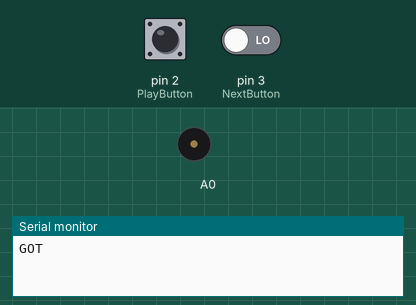
This sketch was run on a simulated Arduino Uno, built with avr-gcc and run on an emulated ATmega328P. On the bench: buzzer (waves = sounding), the last lines printed to the serial monitor. The test bench sets the inputs (shaded band); at power-on: pin 2 (PlayButton) LOW, pin 3 (NextButton) LOW.

Above: at 1.2 s.
1.3 s: pin 2 (PlayButton) pulled HIGH for 3.2 s
At 1.9 s:
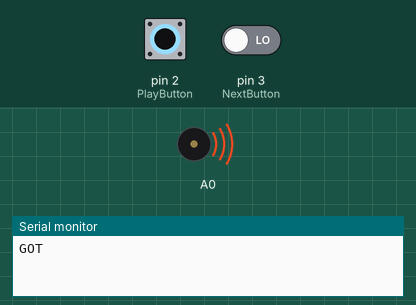
10.1 s: pin 2 (PlayButton) pulled HIGH for 0.15 s
At 10.4 s:
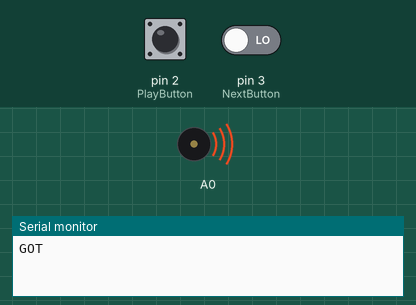
13.2 s: pin 2 (PlayButton) pulled HIGH for 1 s
15.7 s: pin 2 (PlayButton) driven HIGH and pin 3 (NextButton) driven HIGH
At 17.7 s:
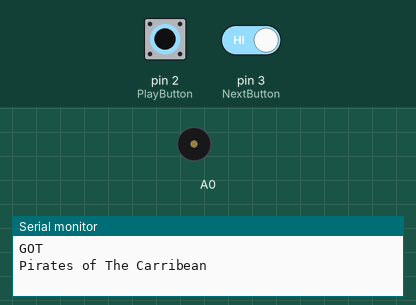
Timing chart, 0 to 19.7 s (numbered marks = the images above; inputs shaded):
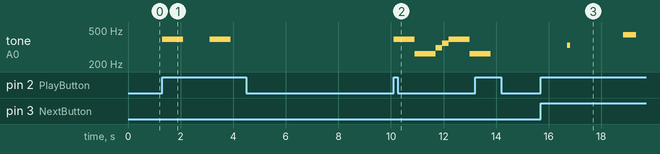

Measured:
- after the input at 1.3 s, tone on A0: alternates 392 Hz for 0.80 s and silent for 1.0 s, 4 changes in all, then stays silent, starting at once
- after the input at 10.1 s, tone on A0: plays 392 Hz for 0.80 s, 262 Hz for 0.80 s, 311 Hz for 0.25 s, 349 Hz for 0.25 s, 392 Hz for 0.80 s, 262 Hz for 0.20 s, starting at once
- after the input at 15.7 s, tone on A0: silent → 330 Hz after 1.0 s, → silent 0.13 s later, → 440 Hz 2.0 s later, → silent 0.50 s later

The sketch:

audio_player.ino
```cpp
#define NOTE_B0  31
#define NOTE_C1  33
#define NOTE_CS1 35
#define NOTE_D1  37
#define NOTE_DS1 39
#define NOTE_E1  41
#define NOTE_F1  44
#define NOTE_FS1 46
#define NOTE_G1  49
#define NOTE_GS1 52
#define NOTE_A1  55
#define NOTE_AS1 58
#define NOTE_B1  62
#define NOTE_C2  65
#define NOTE_CS2 69
#define NOTE_D2  73
#define NOTE_DS2 78
#define NOTE_E2  82
#define NOTE_F2  87
#define NOTE_FS2 93
#define NOTE_G2  98
#define NOTE_GS2 104
#define NOTE_A2  110
#define NOTE_AS2 117
#define NOTE_B2  123
#define NOTE_C3  131
#define NOTE_CS3 139
#define NOTE_D3  147
#define NOTE_DS3 156
#define NOTE_E3  165
#define NOTE_F3  175
#define NOTE_FS3 185
#define NOTE_G3  196
#define NOTE_GS3 208
#define NOTE_A3  220
#define NOTE_AS3 233
#define NOTE_B3  247
#define NOTE_C4  262
#define NOTE_CS4 277
#define NOTE_D4  294
#define NOTE_DS4 311
#define NOTE_E4  330
#define NOTE_F4  349
#define NOTE_FS4 370
#define NOTE_G4  392
#define NOTE_GS4 415
#define NOTE_A4  440
#define NOTE_AS4 466
#define NOTE_B4  494
#define NOTE_C5  523
#define NOTE_CS5 554
#define NOTE_D5  587
#define NOTE_DS5 622
#define NOTE_E5  659
#define NOTE_F5  698
#define NOTE_FS5 740
#define NOTE_G5  784
#define NOTE_GS5 831
#define NOTE_A5  880
#define NOTE_AS5 932
#define NOTE_B5  988
#define NOTE_C6  1047
#define NOTE_CS6 1109
#define NOTE_D6  1175
#define NOTE_DS6 1245
#define NOTE_E6  1319
#define NOTE_F6  1397
#define NOTE_FS6 1480
#define NOTE_G6  1568
#define NOTE_GS6 1661
#define NOTE_A6  1760
#define NOTE_AS6 1865
#define NOTE_B6  1976
#define NOTE_C7  2093
#define NOTE_CS7 2217
#define NOTE_D7  2349
#define NOTE_DS7 2489
#define NOTE_E7  2637
#define NOTE_F7  2794
#define NOTE_FS7 2960
#define NOTE_G7  3136
#define NOTE_GS7 3322
#define NOTE_A7  3520
#define NOTE_AS7 3729
#define NOTE_B7  3951
#define NOTE_C8  4186
#define NOTE_CS8 4435
#define NOTE_D8  4699
#define NOTE_DS8 4978

//notes of "Take on me" song.
int TakeOnMe[] = {
  NOTE_FS5, NOTE_FS5, NOTE_D5, NOTE_B4, NOTE_B4, NOTE_E5,
  NOTE_E5, NOTE_E5, NOTE_GS5, NOTE_GS5, NOTE_A5, NOTE_B5,
  NOTE_A5, NOTE_A5, NOTE_A5, NOTE_E5, NOTE_D5, NOTE_FS5,
  NOTE_FS5, NOTE_FS5, NOTE_E5, NOTE_E5, NOTE_FS5, NOTE_E5
};
// 123
//Note durations of "Take on me" song.
int TakeOnMeDurations[] = {
  8, 8, 8, 4, 4, 4,
  4, 5, 8, 8, 8, 8,
  8, 8, 8, 4, 4, 4,
  4, 5, 8, 8, 8, 8
};

//Notes of the "Pirates of The Carribean" theme song.
int Pirates[] = {
    NOTE_E4, NOTE_G4, NOTE_A4, NOTE_A4, 0,
    NOTE_A4, NOTE_B4, NOTE_C5, NOTE_C5, 0,
    NOTE_C5, NOTE_D5, NOTE_B4, NOTE_B4, 0,
    NOTE_A4, NOTE_G4, NOTE_A4, 0,

    NOTE_E4, NOTE_G4, NOTE_A4, NOTE_A4, 0,
    NOTE_A4, NOTE_B4, NOTE_C5, NOTE_C5, 0,
    NOTE_C5, NOTE_D5, NOTE_B4, NOTE_B4, 0,
    NOTE_A4, NOTE_G4, NOTE_A4, 0,

    NOTE_E4, NOTE_G4, NOTE_A4, NOTE_A4, 0,
    NOTE_A4, NOTE_C5, NOTE_D5, NOTE_D5, 0,
    NOTE_D5, NOTE_E5, NOTE_F5, NOTE_F5, 0,
    NOTE_E5, NOTE_D5, NOTE_E5, NOTE_A4, 0,

    NOTE_A4, NOTE_B4, NOTE_C5, NOTE_C5, 0,
    NOTE_D5, NOTE_E5, NOTE_A4, 0,
    NOTE_A4, NOTE_C5, NOTE_B4, NOTE_B4, 0,
    NOTE_C5, NOTE_A4, NOTE_B4, 0 };

//Note durations of the "Pirates of The Carribean" theme song.
int PiratesDurations[] = {
    125, 125, 250, 125, 125,
    125, 125, 250, 125, 125,
    125, 125, 250, 125, 125,
    125, 125, 375, 125,

    125, 125, 250, 125, 125,
    125, 125, 250, 125, 125,
    125, 125, 250, 125, 125,
    125, 125, 375, 125,

    125, 125, 250, 125, 125,
    125, 125, 250, 125, 125,
    125, 125, 250, 125, 125,
    125, 125, 125, 250, 125,

    125, 125, 250, 125, 125,
    250, 125, 250, 125,
    125, 125, 250, 125, 125,
    125, 125, 375, 375 };

//Notes of the "Game of Thrones" theme song.
int GOT[] ={
  NOTE_G4, NOTE_C4, NOTE_DS4, NOTE_F4, NOTE_G4,NOTE_C4, NOTE_DS4, NOTE_F4, NOTE_D4, NOTE_F4, NOTE_AS3, NOTE_D4, NOTE_DS4, NOTE_F4, NOTE_AS3, NOTE_DS4, NOTE_D4, NOTE_C4
};

//note durations of the "Game of Thrones" theme song.
int GOTDurations[] = {
  800, 800, 250, 250, 800, 800, 250, 250, 1250, 800, 800, 250, 250, 800, 800, 250, 250, 1250
};


//Notes of the "Star Wars" theme song.
int StarWars[]={
  NOTE_A4,NOTE_A4,NOTE_A4,NOTE_F4,NOTE_C5,NOTE_A4,NOTE_F4,NOTE_C5,NOTE_A4,0,NOTE_E5,NOTE_E5,NOTE_E5,NOTE_F5,NOTE_C5,NOTE_GS4,NOTE_F4,NOTE_C5,NOTE_A4,0,NOTE_A5,NOTE_A4,NOTE_A4,NOTE_A5,NOTE_GS5,NOTE_G5,NOTE_FS5,NOTE_F5,NOTE_FS5,0,NOTE_AS4,NOTE_DS5,NOTE_D5,NOTE_CS5,NOTE_C5,NOTE_D4,NOTE_C5,0
};

//Note durations of the "Star Wars" theme song.
int StarWarsDurations[]={
  500, 500, 500, 350, 150, 500, 350, 150, 650, 500, 500, 500, 500,
  350, 150, 500, 350, 150, 650, 500, 500, 300, 150, 500, 325, 175,
  125, 125, 250, 375, 250, 500, 325, 175, 125, 125, 250, 500
};

//Note of the "Coffin Dance" melody.
int CoffinDance[] = {
  NOTE_AS4, NOTE_AS4, NOTE_AS4, NOTE_AS4,
  NOTE_AS4, NOTE_AS4, NOTE_AS4, NOTE_AS4,
  NOTE_D5, NOTE_D5, NOTE_D5, NOTE_D5,
  NOTE_C5, NOTE_C5, NOTE_C5, NOTE_C5,
  NOTE_F5, NOTE_F5, NOTE_F5, NOTE_F5,
  NOTE_G5, NOTE_G5, NOTE_G5, NOTE_G5,
  NOTE_G5, NOTE_G5, NOTE_G5, NOTE_G5,
  NOTE_G5, NOTE_G5, NOTE_G5, NOTE_G5,
  NOTE_C5, NOTE_AS4, NOTE_A4, NOTE_F4,
  NOTE_G4, 0, NOTE_G4, NOTE_D5,
  NOTE_C5, 0, NOTE_AS4, 0,
  NOTE_A4, 0, NOTE_A4, NOTE_A4,
  NOTE_C5, 0, NOTE_AS4, NOTE_A4,
  NOTE_G4,0, NOTE_G4, NOTE_AS5,
  NOTE_A5, NOTE_AS5, NOTE_A5, NOTE_AS5,
  NOTE_G4,0, NOTE_G4, NOTE_AS5,
  NOTE_A5, NOTE_AS5, NOTE_A5, NOTE_AS5,
  NOTE_G4, 0, NOTE_G4, NOTE_D5,
  NOTE_C5, 0, NOTE_AS4, 0,
  NOTE_A4, 0, NOTE_A4, NOTE_A4,
  NOTE_C5, 0, NOTE_AS4, NOTE_A4,
  NOTE_G4,0, NOTE_G4, NOTE_AS5,
  NOTE_A5, NOTE_AS5, NOTE_A5, NOTE_AS5,
  NOTE_G4,0, NOTE_G4, NOTE_AS5,
  NOTE_A5, NOTE_AS5, NOTE_A5, NOTE_AS5
 };

//Note durations of the "Coffin Dance" melody.
int CoffinDanceDurations[] = {
  4,4,4,4,
  4,4,4,4,
  4,4,4,4,
  4,4,4,4,
  4,4,4,4,
  4,4,4,4,
  4,4,4,4,
  4,4,4,4,
  4,4,4,4,
  4,4,4,4,
  4,4,4,4,
  4,4,4,4,
  4,4,4,4,
  4,4,4,4,
  4,4,4,4,
  4,4,4,4,
  4,4,4,4,
  4,4,4,4,
  4,4,4,4,
  4,4,4,4,
  4,4,4,4,
  4,4,4,4,
  4,4,4,4,
  4,4,4,4,
  4,4,4,4,
  };

int PlayButton=2;
int NextButton=3;


int PlayButtonState=0;
int NextButtonState=0;

int playing=0;
int currentplaying=0;


void setup()
{
  pinMode(A0, OUTPUT);
  pinMode(1, INPUT);
  pinMode(2, INPUT);
  pinMode(3, INPUT);
  Serial.begin(9600);
  Serial.println("GOT");
}

//Function to display the next song in the serial monitor.
void nexttrack(){
  if (digitalRead(NextButton)== HIGH){
    if (NextButtonState==0){
      playing+=1;
      NextButtonState=1;
      currentplaying=playing%5;
      if (currentplaying==0){
        Serial.println("GOT");
        delay(1000);
        NextButtonState=0;}
      else if(currentplaying==1){
        Serial.println("Pirates of The Carribean");
        delay(1000);
        NextButtonState=0;}
      else if(currentplaying==2){
        Serial.println("Star Wars");
        delay(1000);
        NextButtonState=0;}
      else if(currentplaying==3){
        Serial.println("Coffin Dance");
        delay(1000);
        NextButtonState=0;}
      else if(currentplaying==4){
        Serial.println("Take On Me");
        delay(1000);
        NextButtonState=0;}

    }
  }
}
void loop()
{
  nexttrack();
  if (digitalRead(PlayButton)== HIGH){
    if(PlayButtonState==0){
      PlayButtonState=1;
      if (currentplaying==0){
        int n=0;
        while (n==0){
          for (int i=0; i<sizeof(GOT)/sizeof(GOT[0]); i++){
          tone(A0, GOT[i], GOTDurations[i]);
          delay(GOTDurations[i]);
          if (digitalRead(PlayButton)== HIGH){
              if (PlayButtonState==1){
                 PlayButtonState=0;
                 n=1;
                 break; }
            }
          nexttrack();
          }
        }
         }
      else if (currentplaying==1){
        int n=0;
        while (n==0){
           for (int i=0; i<sizeof(Pirates)/sizeof(Pirates[0]); i++){
           tone(A0, Pirates[i], PiratesDurations[i]);
           delay(PiratesDurations[i]);
           if (digitalRead(PlayButton)== HIGH){
              if (PlayButtonState==1){
                 PlayButtonState=0;
                 n=1;
                 break; }
            }
        nexttrack();
          }
        }
         }
      else if (currentplaying==2){
          int n=0;
          while (n==0){
          for (int i=0; i<sizeof(StarWars)/sizeof(StarWars[0]); i++){
          tone(A0, StarWars[i], StarWarsDurations[i]);
          delay(StarWarsDurations[i]);
          if (digitalRead(PlayButton)== HIGH){
              if (PlayButtonState==1){
                 PlayButtonState=0;
                 n=1;
                 break; }
            }
          nexttrack();
          }
          }
         }
      else if (currentplaying==3){
          int n=0;
          while (n==0){
          for (int i=0; i<sizeof(CoffinDance)/sizeof(CoffinDance[0]); i++){
          tone(A0, CoffinDance[i], 750 / CoffinDanceDurations[i]);
          int pauseBetweenNotes = 750 *1.3 / CoffinDanceDurations[i];
          delay(pauseBetweenNotes);
          if (digitalRead(PlayButton)== HIGH){
              if (PlayButtonState==1){
                 PlayButtonState=0;
                 n=1;
                 break; }
            }
          nexttrack();


          }
          }
         }
      else if (currentplaying==4){
          int n=0;
          while (n==0){
          for (int i=0; i<sizeof(TakeOnMe)/sizeof(TakeOnMe[0]); i++){
          tone(A0, TakeOnMe[i], 1000/ TakeOnMeDurations[i]);
          delay(1000 *1.3/ TakeOnMeDurations[i]);
          if (digitalRead(PlayButton)== HIGH){
              if (PlayButtonState==1){
                 PlayButtonState=0;
                 n=1;
                 break; }
            }
          nexttrack();
            }
          }
         }

    delay(1000);
    PlayButtonState=0;
    }

  }
}
```
